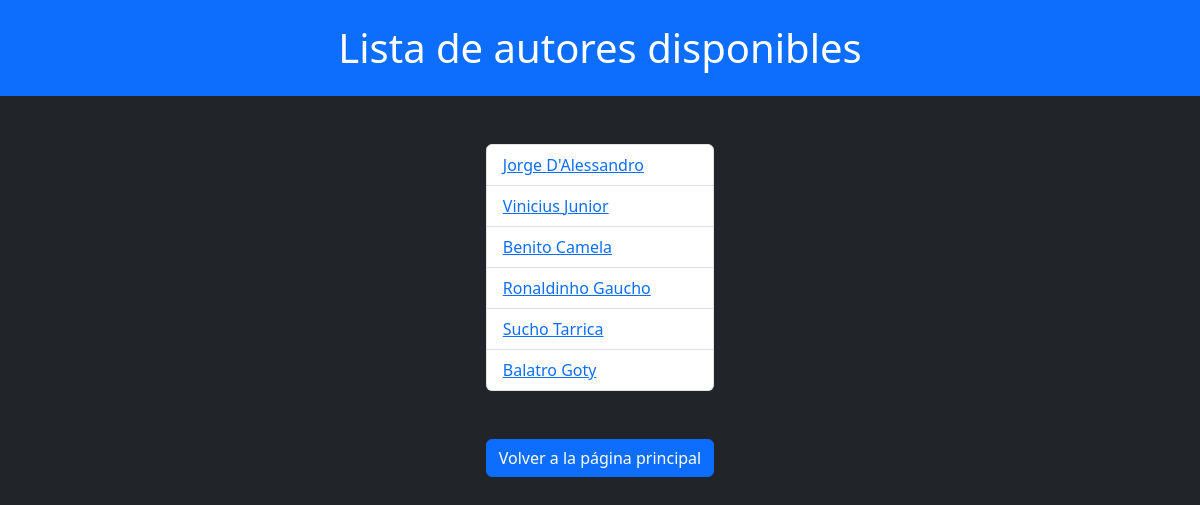
Screenshot of /books/autores/ (signed in) with the database file from the repository.
### books/models.py (models this page shows, shortened)
class Author(models.Model):
    first_name = models.CharField(max_length=50)
    last_name = models.CharField(max_length=50)
    birth_date = models.DateTimeField()

### books/views.py (the view)
# urls.py: path("autores/", views.author, name='author'),
@login_required(login_url='login')
def author(request):
    autores = Author.objects.all()
    return render(request, "books/autores.html", context={"autores": autores})

### books/templates/books/autores.html (shortened to what this page needs)
<!DOCTYPE html>
<html lang="en">
<head>
    <link href="https://cdn.jsdelivr.net/npm/bootstrap@5.3.3/dist/css/bootstrap.min.css" rel="stylesheet">
</head>
<body class="text-bg-dark">
    <h1 class="container-fluid text-center text-bg-primary p-4">Lista de autores disponibles</h1>
    <div class="d-grid mt-5 justify-content-center">
        <ul class="list-group">
            {% for autor in autores %}
                <li class="list-group-item"><a href="{% url 'books:author_detail' autor.id %}">{{ autor.first_name }} {{ autor.last_name }}</a></li>
            {% endfor %}
        </ul>
        <a class="mt-5" href="{% url 'books:index' %}"><button class="btn btn-primary" type="button">Volver a la página principal</button></a>
    </div>
</body>
</html>

### rows the page displays
Author: first_name "Jorge", last_name "D'Alessandro"
Author: first_name "Vinicius", last_name "Junior"
Author: first_name "Benito", last_name "Camela"
Author: first_name "Ronaldinho", last_name "Gaucho"
Author: first_name "Sucho", last_name "Tarrica"
Author: first_name "Balatro", last_name "Goty"
